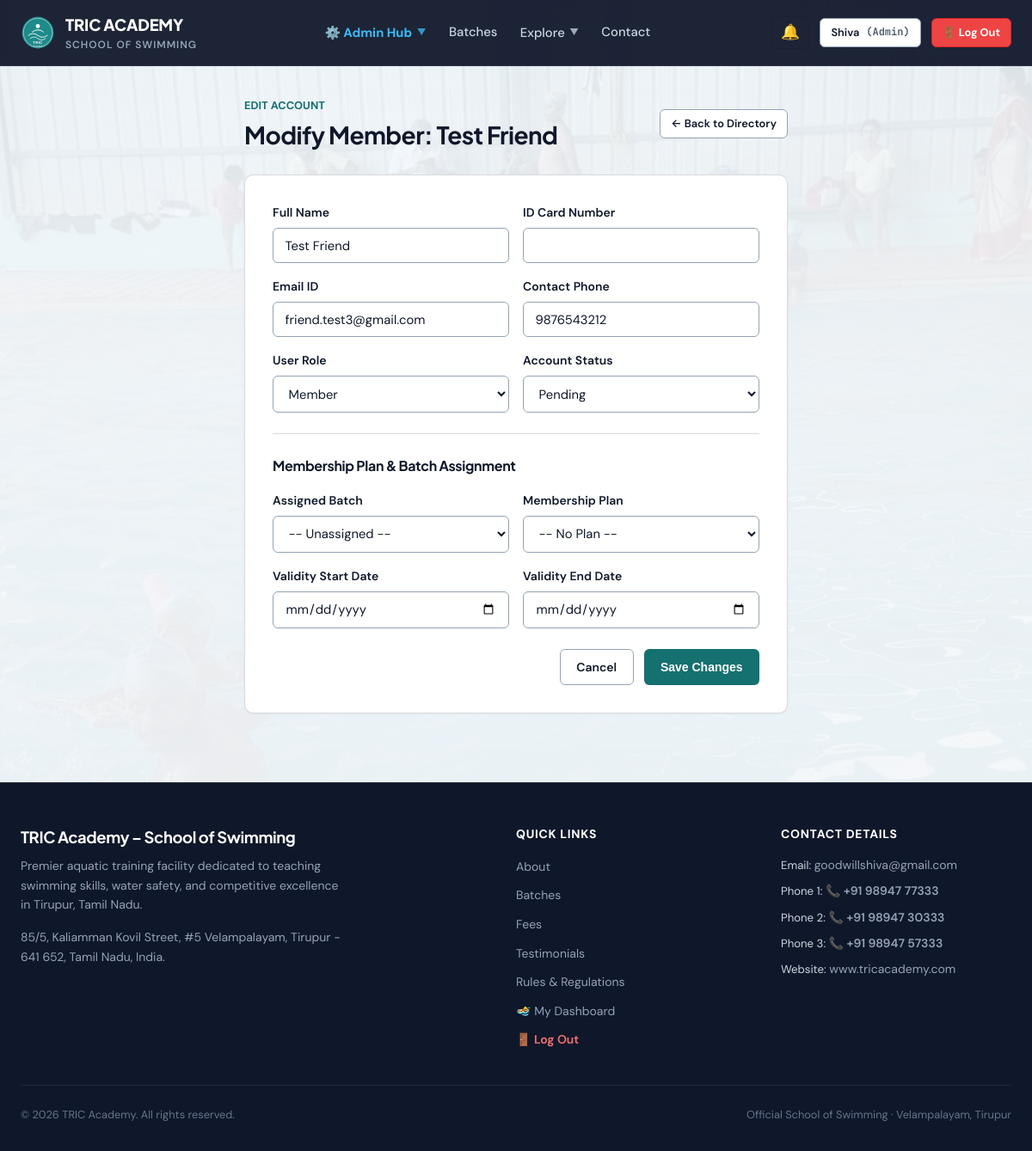
The page /admin/users/23/edit (signed in) on the database as committed earlier.
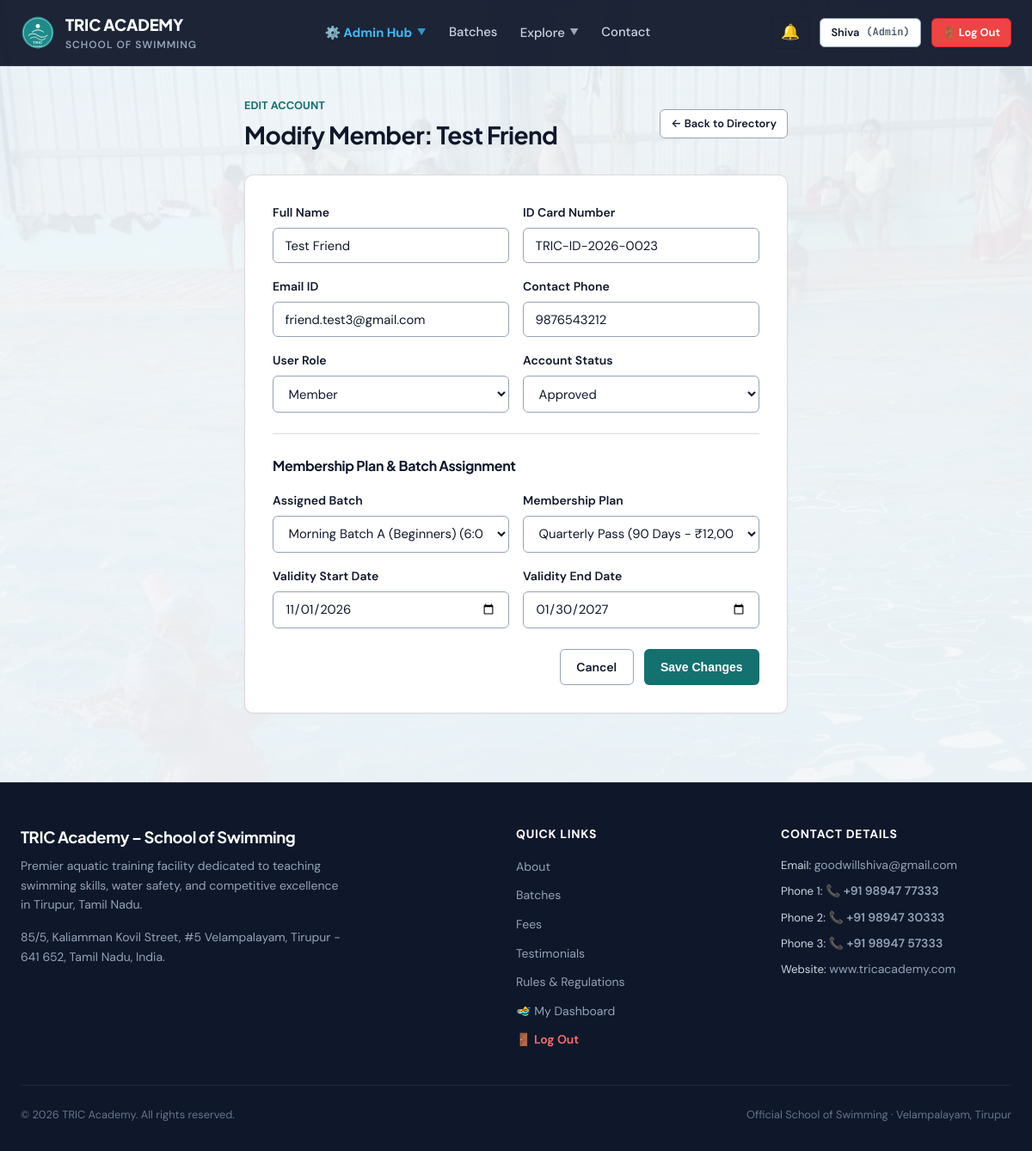
The same page on the database as committed later.
### tables this page shows
CREATE TABLE "users" (
    id INTEGER PRIMARY KEY AUTOINCREMENT,
    app_no TEXT UNIQUE NOT NULL,
    role TEXT CHECK(role IN ('member', 'coach', 'admin')) NOT NULL DEFAULT 'member',
    status TEXT CHECK(status IN ('pending', 'approved', 'deactivated')) NOT NULL DEFAULT 'pending',
    name TEXT NOT NULL,
    email TEXT NOT NULL,
    phone TEXT NOT NULL,
    password_hash TEXT NOT NULL,
    dob DATE,
    age INTEGER,
    address TEXT,
    pincode TEXT,
    guardian_name TEXT,
    guardian_occupation TEXT,
    experience TEXT,
    pass_type_requested TEXT CHECK(pass_type_requested IN ('learn_to_swim', 'competition')) DEFAULT 'learn_to_swim',
    sponsored INTEGER DEFAULT 0,
    sponsor_cert_filename TEXT,
    photo_filename TEXT,
    health_declared INTEGER DEFAULT 0,
    rules_agreed INTEGER DEFAULT 0,
    signature_name TEXT,
    place TEXT,
    application_date DATE DEFAULT (DATE('now')),
    email_verified INTEGER DEFAULT 0,
    email_token TEXT,
    phone_verified INTEGER DEFAULT 0,
    mock_otp TEXT,
    reset_token TEXT,
    reset_token_expiry DATETIME,
    created_at DATETIME DEFAULT CURRENT_TIMESTAMP,
    rules_confirmed_at DATETIME,
    parent_id INTEGER REFERENCES users(id)
, dpdp_consent INTEGER DEFAULT 0);

CREATE TABLE office_use (
    id INTEGER PRIMARY KEY AUTOINCREMENT,
    user_id INTEGER UNIQUE NOT NULL,
    coach_recommendation TEXT,
    pass_type_issued TEXT,
    validity_start DATE,
    validity_end DATE,
    id_card_number TEXT,
    id_card_fee_paid INTEGER DEFAULT 0,
    documents_verified INTEGER DEFAULT 0,
    section_ic_signature TEXT,
    section_ic_date DATE,
    approved_by TEXT,
    approved_at DATETIME,
    FOREIGN KEY (user_id) REFERENCES users(id) ON DELETE CASCADE
);

CREATE TABLE user_memberships (
    id INTEGER PRIMARY KEY AUTOINCREMENT,
    user_id INTEGER NOT NULL,
    plan_id INTEGER NOT NULL,
    batch_id INTEGER NOT NULL,
    start_date DATE NOT NULL,
    end_date DATE NOT NULL,
    is_active INTEGER DEFAULT 1,
    created_at DATETIME DEFAULT CURRENT_TIMESTAMP,
    FOREIGN KEY (user_id) REFERENCES users(id) ON DELETE CASCADE,
    FOREIGN KEY (plan_id) REFERENCES plans(id),
    FOREIGN KEY (batch_id) REFERENCES batches(id)
);

CREATE TABLE batches (
    id INTEGER PRIMARY KEY AUTOINCREMENT,
    name TEXT NOT NULL,
    timing_desc TEXT NOT NULL,
    coach_name TEXT,
    max_capacity INTEGER DEFAULT 25,
    is_competition INTEGER DEFAULT 0
);

CREATE TABLE plans (
    id INTEGER PRIMARY KEY AUTOINCREMENT,
    name TEXT NOT NULL,
    duration_days INTEGER NOT NULL,
    fee_amount REAL NOT NULL,
    description TEXT
);

### app.py (the view, shortened to what this page needs)
@app.route('/admin/users/<int:user_id>/edit', methods=['GET', 'POST'])
@role_required(['admin'])
def admin_user_edit(user_id):
    db = get_db()
    user = db.execute(
        """
        SELECT u.*, m.plan_id, m.batch_id, m.start_date, m.end_date, o.id_card_number
        FROM users u
        LEFT JOIN user_memberships m ON u.id = m.user_id AND m.is_active = 1
        LEFT JOIN office_use o ON u.id = o.user_id
        WHERE u.id = ?
        """,
        (user_id,)
    ).fetchone()
    if not user:
        abort(404)
    batches = db.execute("SELECT * FROM batches ORDER BY id").fetchall()
    plans = db.execute("SELECT * FROM plans ORDER BY id").fetchall()
    return render_template('admin_user_edit.html', member=user, batches=batches, plans=plans)

### app.py (called while the page is built)
def get_db():
    if 'db' not in g:
        g.db = sqlite3.connect(DATABASE, timeout=30.0, detect_types=sqlite3.PARSE_DECLTYPES)
        g.db.row_factory = sqlite3.Row
        g.db.execute("PRAGMA busy_timeout = 30000")
        g.db.execute("PRAGMA journal_mode = WAL")
        g.db.execute("PRAGMA foreign_keys = ON")
    return g.db

def get_current_user():
    if session.get('logged_out'):
        return None
    uid = session.get('user_id')
    if not uid:
        return None
    db = get_db()
    user = db.execute(
        """
        SELECT u.*,
               m.id AS membership_id, m.plan_id, m.batch_id, m.start_date, m.end_date, m.is_active AS membership_active,
               b.name AS batch_name, b.is_competition,
               p.name AS plan_name, p.fee_amount
        FROM users u
        LEFT JOIN user_memberships m ON u.id = m.user_id AND m.is_active = 1
        LEFT JOIN batches b ON m.batch_id = b.id
        LEFT JOIN plans p ON m.plan_id = p.id
        WHERE u.id = ?
        """,
        (uid,)
    ).fetchone()
    return user

### templates/admin_user_edit.html (shortened to what the changed rows need)
{% extends "base.html" %}
{% block content %}
<div class="container" style="max-width: 680px; padding-top: 2rem; padding-bottom: 5rem;">
  <div style="display: flex; justify-content: space-between; align-items: center; margin-bottom: 1.5rem;">
    <div>
      <span style="font-size: 0.8rem; font-weight: 700; color: var(--brand-primary); text-transform: uppercase;">Edit Account</span>
      <h1 style="font-size: 1.75rem;">Modify Member: {{ member.name }}</h1>
    </div>
  </div>
  <div class="card" style="padding: 2rem;">
    <form method="POST">
      <div style="display: grid; grid-template-columns: 1fr 1fr; gap: 1rem; margin-bottom: 1rem;">
        <div class="form-group" style="margin-bottom: 0;">
          <label class="form-label">Full Name</label>
          <input type="text" name="name" class="form-control" value="{{ member.name }}" required>
        </div>
        <div class="form-group" style="margin-bottom: 0;">
          <label class="form-label">ID Card Number</label>
          <input type="text" name="id_card_number" class="form-control font-mono" value="{{ member.id_card_number or '' }}">
        </div>
      </div>
      <div style="display: grid; grid-template-columns: 1fr 1fr; gap: 1rem; margin-bottom: 1rem;">
        <div class="form-group" style="margin-bottom: 0;">
          <label class="form-label">Email ID</label>
          <input type="email" name="email" class="form-control" value="{{ member.email }}" required>
        </div>
        <div class="form-group" style="margin-bottom: 0;">
          <label class="form-label">Contact Phone</label>
          <input type="tel" name="phone" class="form-control font-mono" value="{{ member.phone }}" required>
        </div>
      </div>
      <div style="display: grid; grid-template-columns: 1fr 1fr; gap: 1rem; margin-bottom: 1.5rem;">
        <div class="form-group" style="margin-bottom: 0;">
          <label class="form-label">User Role</label>
          <select name="role" class="form-control">
            <option value="member" {% if member.role == 'member' %}selected{% endif %}>Member</option>
          </select>
        </div>
        <div class="form-group" style="margin-bottom: 0;">
          <label class="form-label">Account Status</label>
          <select name="status" class="form-control">
            <option value="approved" {% if member.status == 'approved' %}selected{% endif %}>Approved</option>
            <option value="pending" {% if member.status == 'pending' %}selected{% endif %}>Pending</option>
          </select>
        </div>
      </div>
      <div style="border-top: 1px solid var(--border-hairline); padding-top: 1.5rem; margin-bottom: 1.5rem;">
        <div style="display: grid; grid-template-columns: 1fr 1fr; gap: 1rem; margin-bottom: 1rem;">
          <div class="form-group" style="margin-bottom: 0;">
            <label class="form-label">Assigned Batch</label>
            <select name="batch_id" class="form-control">
              <option value="">-- Unassigned --</option>
              {% for b in batches %}
              <option value="{{ b.id }}" {% if b.id == member.batch_id %}selected{% endif %}>
                {{ b.name }} ({{ b.timing_desc }})
              </option>
              {% endfor %}
            </select>
          </div>
          <div class="form-group" style="margin-bottom: 0;">
            <label class="form-label">Membership Plan</label>
            <select name="plan_id" class="form-control">
              <option value="">-- No Plan --</option>
              {% for p in plans %}
              <option value="{{ p.id }}" {% if p.id == member.plan_id %}selected{% endif %}>
                {{ p.name }} ({{ p.duration_days }} Days - ₹{{ '{:,.0f}'.format(p.fee_amount) }})
              </option>
              {% endfor %}
            </select>
          </div>
        </div>
        <div style="display: grid; grid-template-columns: 1fr 1fr; gap: 1rem;">
          <div class="form-group" style="margin-bottom: 0;">
            <label class="form-label">Validity Start Date</label>
            <input type="date" name="start_date" class="form-control" value="{{ member.start_date or '' }}">
          </div>
          <div class="form-group" style="margin-bottom: 0;">
            <label class="form-label">Validity End Date</label>
            <input type="date" name="end_date" class="form-control" value="{{ member.end_date or '' }}">
          </div>
        </div>
      </div>
    </form>
  </div>
</div>
{% endblock %}

Rows that differ between the two databases and show on the page:
changed users "Test Friend": status "Pending" → "Approved"
now on this page (row edited): office_use: id_card_number "TRIC-ID-2026-0023"
added user_memberships: batch_id "Morning Batch A (Beginners) (6:00 AM - 7:00 AM (Mon-Sat))", plan_id "Quarterly Pass (90 Days - ₹12,000)", start_date "11/01/2026", end_date "01/30/2027"
Other text that changed with them:
form field batch_id: "-- Unassigned --" → (not shown)
form field plan_id: "-- No Plan --" → (not shown)
